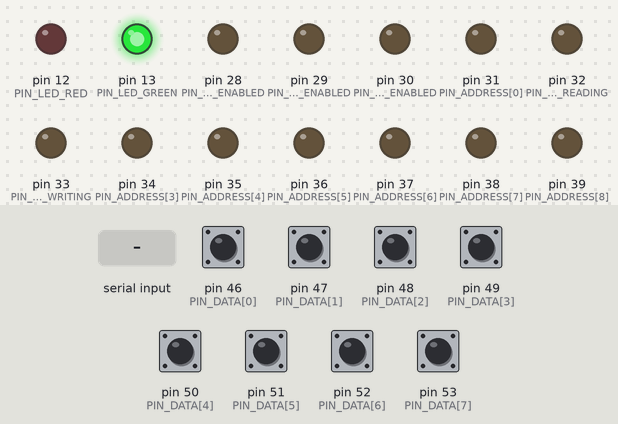
Bench run of a sketch on a simulated Arduino Mega 2560, built with avr-gcc and run on an emulated ATmega2560. Shown: output pins drawn as LEDs (lit = HIGH). The test bench sets the inputs (shaded band); at power-on: pin 46 (PIN_DATA[0]), pin 47 (PIN_DATA[1]), pin 48 (PIN_DATA[2]), pin 49 (PIN_DATA[3]), pin 50 (PIN_DATA[4]), pin 51 (PIN_DATA[5]), pin 52 (PIN_DATA[6]), pin 53 (PIN_DATA[7]) HIGH. What the sketch prints to the serial monitor is not drawn.

Above: at 1.2 s.
1.3 s: "CMD_RA\n" received over Serial
At 1.6 s:
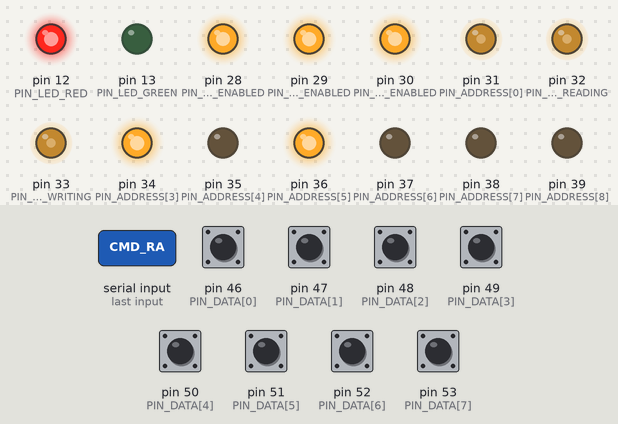
At 4.2 s:
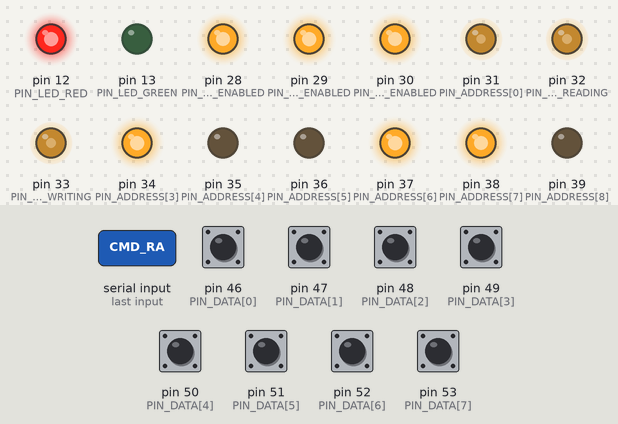
4.3 s: pin 46 (PIN_DATA[0]) pulled LOW for 1 s
At 6.28 s:
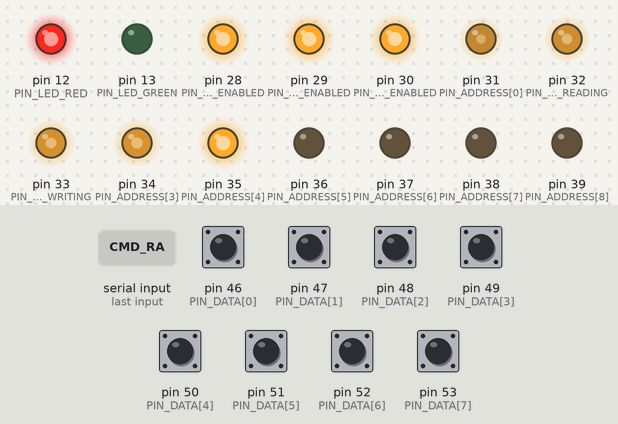
16.3 s: pin 50 (PIN_DATA[4]) pulled LOW for 0.15 s
Timing chart, 0 to 22.2 s (numbered marks = the images above; inputs shaded):
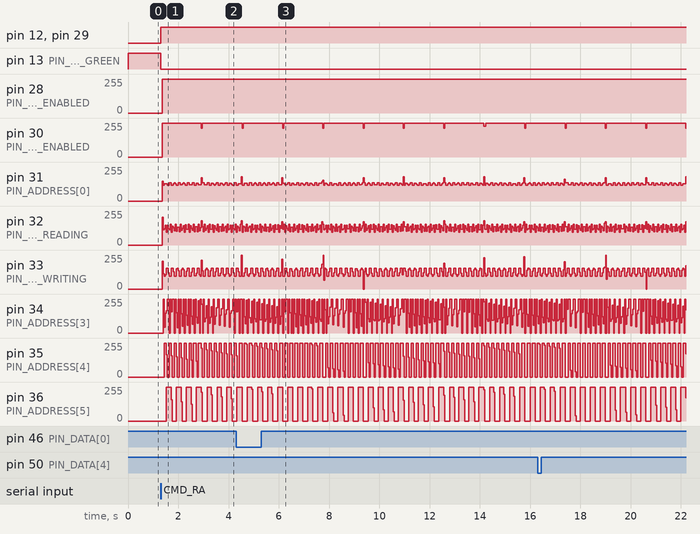

The sketch:

Programmer.ino
```cpp
/*
Define constants
*/
#define PIN_LED_RED 12
#define PIN_LED_GREEN 13
#define PIN_LED_IS_READING 32
#define PIN_LED_IS_WRITING 33
#define PIN_CHIP_ENABLED 28
#define PIN_WRITE_ENABLED 29
#define PIN_OUTPUT_ENABLED 30

const int PIN_DATA[] = { 46, 47, 48, 49, 50, 51, 52, 53 };
#define dataPinCount 8
const int PIN_ADDRESS[] = { 31, 32, 33, 34, 35, 36, 37, 38, 39, 40, 41, 42, 43, 44, 45 };
#define addressPinCount 15

// Number of words (bytes)
#define MAX_WORD 32767

#define writeCycleWait 10
//#define DATA_BUFFER_SIZE 64 + 5
#define DATA_BUFFER_SIZE 1024 + 5
#define MESSAGE_BUFFER_SIZE 64
#define COMMAND_READ "R"
#define COMMAND_READ_ALL "RA"
#define COMMAND_WRITE "W"
#define COMMAND_WRITE_ALL "WA"

const int DATA0[] = {
  0xa2, 0xff, 0x9a, 0xa9, 0xff, 0x8d, 0x02, 0x60, 0xa9, 0xe0, 0x8d, 0x03, 0x60, 0xa9, 0x38, 0x20,
  0x65, 0x80, 0xa9, 0x0e, 0x20, 0x65, 0x80, 0xa9, 0x06, 0x20, 0x65, 0x80, 0xa9, 0x01, 0x20, 0x65,
  0x80, 0xa9, 0x48, 0x20, 0x78, 0x80, 0xa9, 0x65, 0x20, 0x78, 0x80, 0xa9, 0x6c, 0x20, 0x78, 0x80,
  0xa9, 0x6c, 0x20, 0x78, 0x80, 0xa9, 0x6f, 0x20, 0x78, 0x80, 0xa9, 0x2c, 0x20, 0x78, 0x80, 0xa9,
  0x20, 0x20, 0x78, 0x80, 0xa9, 0x77, 0x20, 0x78, 0x80, 0xa9, 0x6f, 0x20, 0x78, 0x80, 0xa9, 0x72,
  0x20, 0x78, 0x80, 0xa9, 0x6c, 0x20, 0x78, 0x80, 0xa9, 0x64, 0x20, 0x78, 0x80, 0xa9, 0x21, 0x20,
  0x78, 0x80, 0x4c, 0x62, 0x80, 0x8d, 0x20, 0x60, 0xa9, 0x20, 0x8d, 0x01, 0x60, 0xa9, 0x80, 0x8d,
  0x01, 0x60, 0xa9, 0x20, 0x8d, 0x01, 0x60, 0x60, 0x8d, 0x20, 0x60, 0xa9, 0x20, 0x8d, 0x01, 0x60,
  0xa9, 0xa0, 0x8d, 0x01, 0x60, 0xa9, 0x20, 0x8d, 0x01, 0x60, 0x60 };

/*
Setup and Setup helper functions
*/

void setDataPins(int mode) {
  for (int i = 0; i < dataPinCount; i++) {
    pinMode(PIN_DATA[i], mode);
  }
}

void setChipEnabled(int val) {
  digitalWrite(PIN_CHIP_ENABLED, val);
}

void setWriteEnabled(int val) {
  digitalWrite(PIN_WRITE_ENABLED, val);
}

void setOutputEnabled(int val) {
  digitalWrite(PIN_OUTPUT_ENABLED, val);
}

void enablePins() {
  pinMode(PIN_LED_RED, OUTPUT);
  pinMode(PIN_LED_GREEN, OUTPUT);
  pinMode(PIN_LED_IS_READING, OUTPUT);
  pinMode(PIN_LED_IS_WRITING, OUTPUT);
  pinMode(PIN_OUTPUT_ENABLED, OUTPUT);
  pinMode(PIN_WRITE_ENABLED, OUTPUT);
  pinMode(PIN_CHIP_ENABLED, OUTPUT);
  for (int i = 0; i < addressPinCount; i++) {
    pinMode(PIN_ADDRESS[i], OUTPUT);
  }
}

void setAddress(unsigned int a) {
  digitalWrite(PIN_ADDRESS[0], a & 1 ? HIGH : LOW);
  digitalWrite(PIN_ADDRESS[1], a & 2 ? HIGH : LOW);
  digitalWrite(PIN_ADDRESS[2], a & 4 ? HIGH : LOW);
  digitalWrite(PIN_ADDRESS[3], a & 8 ? HIGH : LOW);
  digitalWrite(PIN_ADDRESS[4], a & 16 ? HIGH : LOW);
  digitalWrite(PIN_ADDRESS[5], a & 32 ? HIGH : LOW);
  digitalWrite(PIN_ADDRESS[6], a & 64 ? HIGH : LOW);
  digitalWrite(PIN_ADDRESS[7], a & 128 ? HIGH : LOW);
  digitalWrite(PIN_ADDRESS[8], a & 256 ? HIGH : LOW);
  digitalWrite(PIN_ADDRESS[9], a & 512 ? HIGH : LOW);
  digitalWrite(PIN_ADDRESS[10], a & 1024 ? HIGH : LOW);
  digitalWrite(PIN_ADDRESS[11], a & 2048 ? HIGH : LOW);
  digitalWrite(PIN_ADDRESS[12], a & 4096 ? HIGH : LOW);
  digitalWrite(PIN_ADDRESS[13], a & 8192 ? HIGH : LOW);
  digitalWrite(PIN_ADDRESS[14], a & 16384 ? HIGH : LOW);
  delay(6);
}

void setData(byte b) {
  digitalWrite(PIN_ADDRESS[0], b & 1 ? HIGH : LOW);
  digitalWrite(PIN_ADDRESS[1], b & 2 ? HIGH : LOW);
  digitalWrite(PIN_ADDRESS[2], b & 4 ? HIGH : LOW);
  digitalWrite(PIN_ADDRESS[3], b & 8 ? HIGH : LOW);
  digitalWrite(PIN_ADDRESS[4], b & 16 ? HIGH : LOW);
  digitalWrite(PIN_ADDRESS[5], b & 32 ? HIGH : LOW);
  digitalWrite(PIN_ADDRESS[6], b & 64 ? HIGH : LOW);
  digitalWrite(PIN_ADDRESS[7], b & 128 ? HIGH : LOW);
}

byte readData() {
  byte data = 0;
  for (int i = dataPinCount - 1; i >= 0; i--) {
    int dataRaw = digitalRead(PIN_DATA[i]);
    data = (data << 1) + dataRaw;
  }
  return data;
}

byte read(unsigned int address) {
  setData(0);
  setAddress(address);
  setWriteEnabled(HIGH);
  setChipEnabled(HIGH);
  setOutputEnabled(HIGH);
  setDataPins(INPUT_PULLUP);
  delayMicroseconds(1);

  setChipEnabled(LOW);
  setOutputEnabled(LOW);
  delayMicroseconds(4);
  byte data = readData();
  delay(00000);
  setChipEnabled(HIGH);
  setOutputEnabled(HIGH);
  return data;
}

void read(byte buffer[], unsigned int startAddress, int readSize) {
  setWriteEnabled(HIGH);
  setOutputEnabled(LOW);
  for (int w = 0; w < readSize; w++) {
    buffer[w] = read(startAddress + w);
  }
}

void write(unsigned int address, byte data) {
  setAddress(address);
  setDataPins(OUTPUT);
  setOutputEnabled(LOW);
  setWriteEnabled(HIGH);
  setChipEnabled(HIGH);
  delayMicroseconds(1);

  setOutputEnabled(HIGH);
  setData(data);
  setChipEnabled(LOW);
  delayMicroseconds(1);

  setWriteEnabled(LOW);
  delayMicroseconds(1);

  setWriteEnabled(HIGH);
  delayMicroseconds(1);

  setChipEnabled(HIGH);
  setOutputEnabled(LOW);
  delayMicroseconds(1);
  //Serial.print("Write: ");
  //Serial.println(data, BIN);
  delay(0000);
  setData(0);
}

void writeEnsured(unsigned int address, byte data) {
  int tries = 10;
  bool success = false;
  while (!success && tries > 0) {
    delayMicroseconds(10);
    write(address, data);
    delayMicroseconds(10);
    byte readData = read(address);
    success = readData == data;
    tries--;
  }
  if (!success) {
    Serial.print("ERROR WHILE WRITING: ");
    Serial.print(data);
    Serial.print("@");
    Serial.print(address);
    byte readData = read(address);
    Serial.print(": ");
    Serial.print(readData);
    Serial.println();
  } else {
  }
}

void writeEnsured(byte * data, int startAddress, int size) {
  for (int i = 0; i < size; i++) {
    writeEnsured(startAddress + i, data[i]);
    delayMicroseconds(10);
  }
}

void writeHelloworld() {
  for (unsigned int i = 0; i <= MAX_WORD; i++) {
    if (i <= 138) {
      writeEnsured(i, DATA0[i]);
    } else if (i == 0x7ffd) {
      writeEnsured(0x7ffd, 0x80);
    } else {
      writeEnsured(i, 0);
    }
    if (i % 256 == 0)
      Serial.println(i, HEX);
  }
  for (unsigned int i = 0; i <= MAX_WORD; i++) {
    byte data = read(i);
    if (i <= 138) {
      if (data != DATA0[i]) {
        Serial.print("Invalid data read @");
        Serial.print(i);
        Serial.print(" ");
        Serial.print(data, HEX);
        Serial.print("!=");
        Serial.print(DATA0[i], HEX);
        Serial.println();
      }
    } else if (i == 0x7ffd) {
      if (data != 0x80) {
        Serial.print("Invalid data read @");
        Serial.print(i);
        Serial.print(" ");
        Serial.print(data, HEX);
        Serial.print("!=");
        Serial.print(0x80, HEX);
        Serial.println();
      }
    } else {
      if (data != 0) {
        Serial.print("Invalid data read @");
        Serial.print(i);
        Serial.print(" ");
        Serial.print(data, HEX);
        Serial.print("!=");
        Serial.print(0, HEX);
        Serial.println();
      }
    }
    if (i % 256 == 0)
      Serial.println(i, HEX);
  }
}

void setup() {
  Serial.begin(115200);
  enablePins();
  setDataPins(OUTPUT);
  while (!Serial) {}
  //writeHelloworld();
  sendStr("setup_end");
}

byte dataBuffer[DATA_BUFFER_SIZE];
byte messageBuffer[MESSAGE_BUFFER_SIZE];

String command = "_";
int commandAddress = -1;
int commandSize = -1;
byte * data = NULL;
bool isRunningCommand = false;
bool isExpectingData = false;

void loop() {
  digitalWrite(PIN_LED_GREEN, HIGH);
  sendStr("rdy");
  while (Serial.available() == 0) {}
  memset(dataBuffer, 0, sizeof(dataBuffer));
  memset(messageBuffer, 0, sizeof(MESSAGE_BUFFER_SIZE));
  int read = Serial.readBytesUntil('\n', dataBuffer, DATA_BUFFER_SIZE);
  digitalWrite(PIN_LED_GREEN, LOW);
  digitalWrite(PIN_LED_RED, HIGH);
  char * inputChars =  (char*) malloc((read * (sizeof(char)) + 1));
  strncpy(inputChars, dataBuffer, read);
  inputChars[read] = NULL;
  String input = String(inputChars);
  if (isRunningCommand) {
    sendStr("BUSY");
  } else if (input.startsWith("CMD_START")) {
    cmdStart();
  } else if (input.startsWith("CMD_RESET")) {
    cmdReset();
  } else if (input.startsWith("CMD_RA")) {
    command = COMMAND_READ_ALL;
    commandAddress = 0;
    commandSize = 256;
    cmdStart();
  } else if (input.startsWith("CMD_R")) {
    command = COMMAND_READ;
  } else if (input.startsWith("CMD_WA")) {
    command = COMMAND_WRITE_ALL;
    commandAddress = 0;
    commandSize = 256;
    cmdStart();
  } else if (input.startsWith("CMD_W")) {
    command = COMMAND_WRITE;
  } else if (input.startsWith("CMD_A")) {
    commandAddress = input.substring(5).toInt();
  } else if (input.startsWith("CMD_S")) {
    commandSize = input.substring(5).toInt();
  } else if (input.startsWith("CMD_D")) {
    data = dataBuffer + 5;
  } else if (input.startsWith("ECHO")) {
    String echoText = input.substring(4);
    sendStr(echoText);
  } else {
    String str = "INVALID_INPUT_'" + input + "'";
    sendStr(str);
  }
  free(inputChars);
  digitalWrite(PIN_LED_RED, LOW);
}

void sendStr(String msg) {
  memset(messageBuffer, 0, sizeof(MESSAGE_BUFFER_SIZE));
  msg.toCharArray(messageBuffer, MESSAGE_BUFFER_SIZE);
  sendData(messageBuffer, msg.length());
}

void sendData(char * msg, int length) {
  Serial.write(msg, length);
  for (int i = length; i < MESSAGE_BUFFER_SIZE; i++) {
    Serial.write(0);
  }
}

void cmdReset() {
  command = "_";
  commandAddress = -1;
  commandSize = -1;
  data = NULL;
  isRunningCommand = false;
  memset(dataBuffer, 0, sizeof(dataBuffer));
  memset(messageBuffer, 0, sizeof(MESSAGE_BUFFER_SIZE));
  sendStr("RESET");
}

void fill(byte *data, int size, byte value){
  for (int i = 0; i < size; i++) {
    data[i] = value;
  }
}

bool isCommandValid() {
  return (command == COMMAND_READ || command == COMMAND_READ_ALL || command == COMMAND_WRITE_ALL || command == COMMAND_WRITE && data != NULL)
    && commandAddress < MAX_WORD
    && commandSize > 0;
}

void cmdStart() {
  if (!isCommandValid()) {
    sendStr("INCOMPLETE_COMMAND_[" + command + "@" + commandAddress + "+" + commandSize + "]");
    return;
  }
  if (command == COMMAND_READ) {
    read(dataBuffer, commandAddress, commandSize);
    sendStr("BIN_START_SINGLE");
    sendData(dataBuffer, commandSize);
    sendStr("BIN_END_SINGLE");
    delayMicroseconds(1);
  } else if (command == COMMAND_READ_ALL) {
    sendStr("BIN_START_ALL");
    for (unsigned int i = 0; i < 128;) {
      unsigned int address = i * commandSize;
      read(dataBuffer, address, commandSize);
      sendData(dataBuffer, commandSize);
    }
    sendStr("BIN_END_ALL");
  } else if (command == COMMAND_WRITE_ALL) {
    for (long i = 0; i <= MAX_WORD;) {
      int bytesRead = Serial.readBytes(dataBuffer, commandSize);
      writeEnsured(dataBuffer, i, bytesRead);
      i+= bytesRead;
    }
  } else if (command == COMMAND_WRITE) {

  }
  cmdReset();
}
```

Measured:
- after the input at 1.3 s, pin 12 (PIN_LED_RED): LOW → HIGH at once; pin 13 (PIN_LED_GREEN): HIGH → LOW at once
